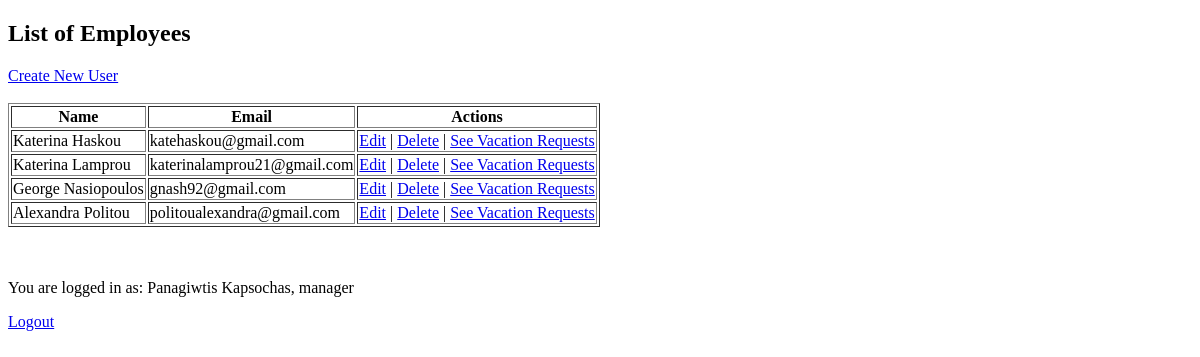
The app's page /manageUsersForm.php (signed in), older data.
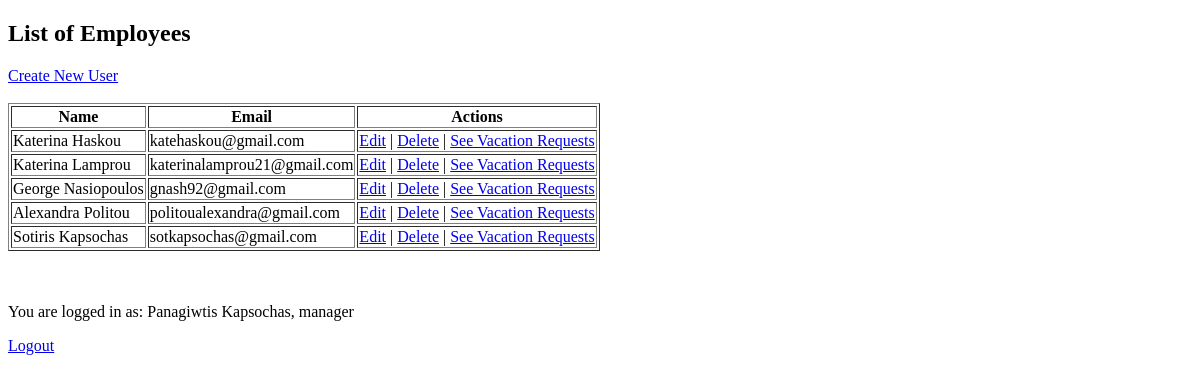
The same page, newer data.
### tables this page shows
CREATE TABLE `users` (
  `employee_code` int(11) NOT NULL,
  `full_name` varchar(100) NOT NULL,
  `email` varchar(100) NOT NULL,
  `password` varchar(255) NOT NULL,
  `role` enum('manager','employee') NOT NULL
);

### public/manageUsersForm.php (the view, shortened to what this page needs)
<?php
include __DIR__ . '/../src/config.php';
$stmt = $connection->prepare("SELECT employee_code, full_name, email FROM users WHERE role = 'employee'");
$stmt->execute();
$result = $stmt->get_result();
?>
<!DOCTYPE html>
<html lang="en">
<head>
</head>
<body>
    <h2>List of Employees</h2>
    <a href="createUserForm.php">Create New User</a><br>
    <br>
    <table border="1">
        <tr>
            <th>Name</th>
            <th>Email</th>
            <th>Actions</th>
        </tr>
        <?php while ($row = $result->fetch_assoc()): ?>
        <tr>
            <td><?php echo htmlspecialchars($row['full_name']); ?></td>
            <td><?php echo htmlspecialchars($row['email']); ?></td>
            <td>
                <a href="editUserForm.php?id=<?php echo $row['employee_code']; ?>">Edit</a> |
                <a href="deleteUser.php?id=<?php echo $row['employee_code']; ?>" onclick="return confirm('Are you sure?');">Delete</a> |
                <a href="manageRequestsForm.php?employee_code=<?php echo $row['employee_code']; ?>">See Vacation Requests</a>
            </td>
        </tr>
        <?php endwhile; ?>
    </table>
    <br>
    <br>
    <div class="logout">
        <p>You are logged in as: <?php echo $_SESSION['user_full_name'], ", ", $_SESSION['user_role']?></p>
        <a href="logout.php">Logout</a>
    </div>
</body>
</html>

Row changes from the older to the newer data that the page shows:
added users: full_name "Sotiris Kapsochas", email "sotkapsochas@gmail.com"
